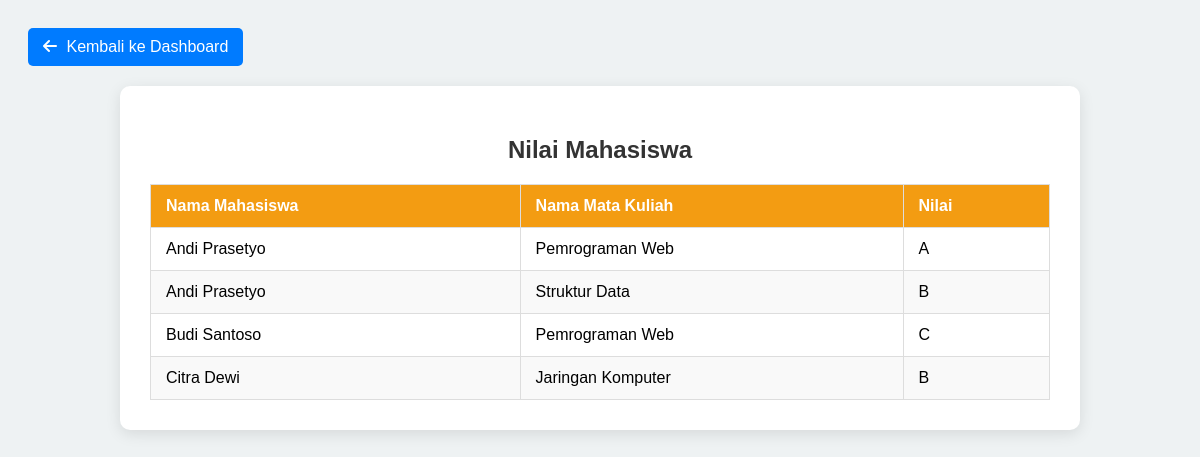
Screenshot of /nilai_mahasiswa.php with the database file from the repository.
### tables this page shows
CREATE TABLE `nilai_mahasiswa` (
  `id_nilai` int(11) NOT NULL,
  `id_mahasiswa` int(11) DEFAULT NULL,
  `id_mata_kuliah` int(11) DEFAULT NULL,
  `nilai` varchar(2) DEFAULT NULL
);

CREATE TABLE `mahasiswa` (
  `id_mahasiswa` int(11) NOT NULL,
  `nama_lengkap` varchar(100) DEFAULT NULL,
  `email` varchar(100) DEFAULT NULL,
  `tanggal_lahir` date DEFAULT NULL,
  `jenis_kelamin` enum('L','P') DEFAULT NULL,
  `alamat` text DEFAULT NULL,
  `prodi_pilihan` int(11) DEFAULT NULL
);

CREATE TABLE `mata_kuliah` (
  `id_mata_kuliah` int(11) NOT NULL,
  `kode_mata_kuliah` varchar(20) NOT NULL,
  `nama_mata_kuliah` varchar(100) NOT NULL,
  `sks` int(11) NOT NULL
);

### nilai_mahasiswa.php (the view, shortened to what this page needs)
<?php
$conn = new mysqli("localhost", "root", "", "db_dey");
$sql = "SELECT nm.*, m.nama_lengkap, mk.nama_mata_kuliah
        FROM nilai_mahasiswa nm
        JOIN mahasiswa m ON nm.id_mahasiswa = m.id_mahasiswa
        JOIN mata_kuliah mk ON nm.id_mata_kuliah = mk.id_mata_kuliah";
$result = $conn->query($sql);
?>
<!DOCTYPE html>
<html lang="id">
<head>
    <link href="https://cdnjs.cloudflare.com/ajax/libs/font-awesome/6.0.0-beta3/css/all.min.css" rel="stylesheet">
</head>
<body>
    <a href="dashboard.php" class="btn-back"><i class="fas fa-arrow-left"></i> Kembali ke Dashboard</a>
    <div class="container">
        <h2>Nilai Mahasiswa</h2>
        <table>
            <thead>
                <tr>
                    <th>Nama Mahasiswa</th>
                    <th>Nama Mata Kuliah</th>
                    <th>Nilai</th>
                </tr>
            </thead>
            <tbody>
                <?php while ($row = $result->fetch_assoc()): ?>
                    <tr>
                        <td><?= htmlspecialchars($row['nama_lengkap']) ?></td>
                        <td><?= htmlspecialchars($row['nama_mata_kuliah']) ?></td>
                        <td><?= htmlspecialchars($row['nilai']) ?></td>
                    </tr>
                <?php endwhile; ?>
            </tbody>
        </table>
    </div>
</body>
</html>

### nilai_mahasiswa.php (style rules this page uses)
body { font-family: Arial, sans-serif; background-color: #eef2f3; padding: 20px; }
.container { background-color: white; padding: 30px; border-radius: 10px; box-shadow: 0 4px 15px rgba(0, 0, 0, 0.1); max-width: 900px; margin: auto; }
h2 { color: #333; text-align: center; font-size: 24px; margin-bottom: 20px; }
table { width: 100%; border-collapse: collapse; margin-top: 20px; }
th, td { padding: 12px 15px; text-align: left; border: 1px solid #ddd; }
th { background-color: #f39c12; color: white; }
tr:nth-child(even) { background-color: #f9f9f9; }
.btn-back { background-color: #007bff; color: white; padding: 10px 15px; text-decoration: none; display: inline-block; border-radius: 5px; margin-bottom: 20px; font-size: 16px; }
.btn-back i { margin-right: 5px; }

### rows the page displays
nilai_mahasiswa: id_mahasiswa.nama_lengkap "Andi Prasetyo", id_mata_kuliah.nama_mata_kuliah "Pemrograman Web", nilai "A"
nilai_mahasiswa: id_mahasiswa.nama_lengkap "Andi Prasetyo", id_mata_kuliah.nama_mata_kuliah "Struktur Data", nilai "B"
nilai_mahasiswa: id_mahasiswa.nama_lengkap "Budi Santoso", id_mata_kuliah.nama_mata_kuliah "Pemrograman Web", nilai "C"
nilai_mahasiswa: id_mahasiswa.nama_lengkap "Citra Dewi", id_mata_kuliah.nama_mata_kuliah "Jaringan Komputer", nilai "B"
